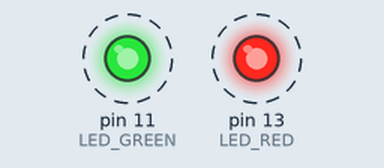
This sketch was run on a simulated Arduino Uno, built with avr-gcc and run on an emulated ATmega328P. Shown: output pins drawn as LEDs (lit = HIGH). Dashed ring = blinking.

Above: at 0.7 s.
Timing chart, 0 to 3.5 s (numbered marks = the images above):
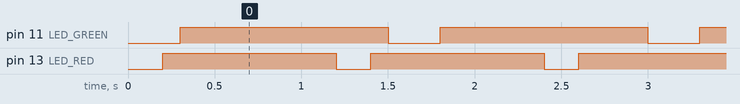

Measured:
- by itself, pin 11 (LED_GREEN): alternates HIGH for 1.2 s and LOW for 0.30 s
- by itself, pin 13 (LED_RED): alternates HIGH for 1.0 s and LOW for 0.20 s
- by itself, everything shown: repeats every 6.0 s, in 16 steps

The sketch:

sketch.ino
```cpp
#define LED_RED 13
#define LED_GREEN 11
int ledRedState = LOW;
// last time LED was updated
unsigned long prevRedTime = 0;
// interval at which to turn on (milliseconds)
const unsigned int redOnTime = 1000;
// interval at which to turn off (milliseconds)
const unsigned int redOffTime = 200;
int ledGreenState = LOW;
// will store last time LED was updated
unsigned long prevGreenTime = 0;
// interval at which to turn on (milliseconds)
const unsigned int greenOnTime = 1200;
// interval at which to turn off (milliseconds)
const unsigned int greenOffTime = 300;
void setup()
{
    pinMode(LED_RED, OUTPUT);
    pinMode(LED_GREEN, OUTPUT);
    digitalWrite(LED_RED, LOW);
    digitalWrite(LED_GREEN, LOW);
}

void loop()
{
    unsigned long currentTime = millis();

    /* Red LED */
    if ((ledRedState == LOW) && (currentTime - prevRedTime >= redOffTime))
    {
        prevRedTime = currentTime;
        ledRedState = HIGH;
        digitalWrite(LED_RED, ledRedState);
    }
    else if ((ledRedState == HIGH) && (currentTime - prevRedTime >= redOnTime))
    {
        prevRedTime = currentTime;
        ledRedState = LOW;
        digitalWrite(LED_RED, ledRedState);
    }

    /* Green LED */
    if ((ledGreenState == LOW) && (currentTime - prevGreenTime >= greenOffTime))
    {
        prevGreenTime = currentTime;
        ledGreenState = HIGH;
        digitalWrite(LED_GREEN, ledGreenState);
    }
    else if ((ledGreenState == HIGH) && (currentTime - prevGreenTime >= greenOnTime))
    {
        prevGreenTime = currentTime;
        ledGreenState = LOW;
        digitalWrite(LED_GREEN, ledGreenState);
    }
}
```
